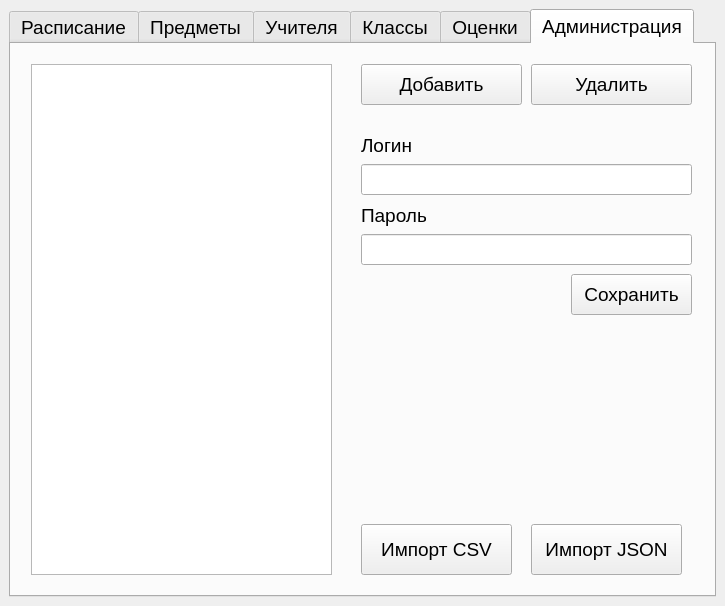
<?xml version="1.0" encoding="UTF-8"?>
<ui version="4.0">
 <class>timetable</class>
 <widget class="QMainWindow" name="timetable">
  <property name="geometry">
   <rect>
    <x>0</x>
    <y>0</y>
    <width>725</width>
    <height>606</height>
   </rect>
  </property>
  <property name="windowTitle">
   <string>MainWindow</string>
  </property>
  <widget class="QWidget" name="centralwidget">
   <layout class="QGridLayout" name="gridLayout">
    <item row="0" column="0">
     <widget class="QTabWidget" name="tabWidget">
      <property name="font">
       <font>
        <pointsize>14</pointsize>
       </font>
      </property>
      <property name="styleSheet">
       <string notr="true"/>
      </property>
      <property name="currentIndex">
       <number>5</number>
      </property>
      <property name="documentMode">
       <bool>false</bool>
      </property>
      <property name="tabsClosable">
       <bool>false</bool>
      </property>
      <property name="movable">
       <bool>true</bool>
      </property>
      <property name="tabBarAutoHide">
       <bool>false</bool>
      </property>
      <widget class="QWidget" name="tab">
       <attribute name="title">
        <string>Расписание</string>
       </attribute>
       <widget class="QTableWidget" name="tableWidget">
        <property name="geometry">
         <rect>
          <x>20</x>
          <y>60</y>
          <width>661</width>
          <height>411</height>
         </rect>
        </property>
        <property name="font">
         <font>
          <family>MS Shell Dlg 2</family>
          <pointsize>14</pointsize>
         </font>
        </property>
        <property name="sortingEnabled">
         <bool>false</bool>
        </property>
       </widget>
       <widget class="QLabel" name="label">
        <property name="geometry">
         <rect>
          <x>20</x>
          <y>20</y>
          <width>50</width>
          <height>23</height>
         </rect>
        </property>
        <property name="font">
         <font>
          <pointsize>14</pointsize>
         </font>
        </property>
        <property name="text">
         <string>Класс</string>
        </property>
        <property name="alignment">
         <set>Qt::AlignRight|Qt::AlignTrailing|Qt::AlignVCenter</set>
        </property>
       </widget>
       <widget class="QComboBox" name="classes">
        <property name="geometry">
         <rect>
          <x>80</x>
          <y>20</y>
          <width>90</width>
          <height>29</height>
         </rect>
        </property>
        <property name="font">
         <font>
          <pointsize>14</pointsize>
         </font>
        </property>
       </widget>
       <widget class="QComboBox" name="week_days">
        <property name="geometry">
         <rect>
          <x>180</x>
          <y>20</y>
          <width>161</width>
          <height>31</height>
         </rect>
        </property>
        <property name="font">
         <font>
          <pointsize>14</pointsize>
         </font>
        </property>
        <item>
         <property name="text">
          <string>Понедельник</string>
         </property>
        </item>
        <item>
         <property name="text">
          <string>Вторник</string>
         </property>
        </item>
        <item>
         <property name="text">
          <string>Среда</string>
         </property>
        </item>
        <item>
         <property name="text">
          <string>Четверг</string>
         </property>
        </item>
        <item>
         <property name="text">
          <string>Пятница</string>
         </property>
        </item>
        <item>
         <property name="text">
          <string>Суббота</string>
         </property>
        </item>
       </widget>
       <widget class="QPushButton" name="apply_timetable">
        <property name="geometry">
         <rect>
          <x>430</x>
          <y>480</y>
          <width>251</width>
          <height>51</height>
         </rect>
        </property>
        <property name="font">
         <font>
          <pointsize>14</pointsize>
         </font>
        </property>
        <property name="text">
         <string>Сохранить</string>
        </property>
       </widget>
      </widget>
      <widget class="QWidget" name="tab_2">
       <attribute name="title">
        <string>Предметы</string>
       </attribute>
       <widget class="QComboBox" name="comboBox_5">
        <property name="geometry">
         <rect>
          <x>350</x>
          <y>390</y>
          <width>331</width>
          <height>29</height>
         </rect>
        </property>
       </widget>
       <widget class="QComboBox" name="comboBox_4">
        <property name="geometry">
         <rect>
          <x>350</x>
          <y>180</y>
          <width>141</width>
          <height>29</height>
         </rect>
        </property>
        <property name="autoFillBackground">
         <bool>false</bool>
        </property>
        <property name="editable">
         <bool>false</bool>
        </property>
        <item>
         <property name="text">
          <string>1</string>
         </property>
        </item>
        <item>
         <property name="text">
          <string>2</string>
         </property>
        </item>
        <item>
         <property name="text">
          <string>3</string>
         </property>
        </item>
        <item>
         <property name="text">
          <string>4</string>
         </property>
        </item>
        <item>
         <property name="text">
          <string>5</string>
         </property>
        </item>
        <item>
         <property name="text">
          <string>6</string>
         </property>
        </item>
        <item>
         <property name="text">
          <string>7</string>
         </property>
        </item>
        <item>
         <property name="text">
          <string>8</string>
         </property>
        </item>
        <item>
         <property name="text">
          <string>9</string>
         </property>
        </item>
        <item>
         <property name="text">
          <string>10</string>
         </property>
        </item>
        <item>
         <property name="text">
          <string>11</string>
         </property>
        </item>
       </widget>
       <widget class="QLabel" name="label_6">
        <property name="geometry">
         <rect>
          <x>490</x>
          <y>180</y>
          <width>41</width>
          <height>29</height>
         </rect>
        </property>
        <property name="font">
         <font>
          <pointsize>18</pointsize>
         </font>
        </property>
        <property name="text">
         <string> —</string>
        </property>
        <property name="alignment">
         <set>Qt::AlignCenter</set>
        </property>
       </widget>
       <widget class="QLabel" name="label_7">
        <property name="geometry">
         <rect>
          <x>350</x>
          <y>150</y>
          <width>159</width>
          <height>23</height>
         </rect>
        </property>
        <property name="text">
         <string>Классы</string>
        </property>
       </widget>
       <widget class="QLabel" name="label_11">
        <property name="geometry">
         <rect>
          <x>350</x>
          <y>80</y>
          <width>84</width>
          <height>23</height>
         </rect>
        </property>
        <property name="text">
         <string>Название</string>
        </property>
       </widget>
       <widget class="QListWidget" name="listWidget_3">
        <property name="geometry">
         <rect>
          <x>350</x>
          <y>250</y>
          <width>331</width>
          <height>131</height>
         </rect>
        </property>
       </widget>
       <widget class="QPushButton" name="pushButton_10">
        <property name="geometry">
         <rect>
          <x>350</x>
          <y>430</y>
          <width>161</width>
          <height>31</height>
         </rect>
        </property>
        <property name="text">
         <string>Добавить</string>
        </property>
       </widget>
       <widget class="QListWidget" name="listWidget">
        <property name="geometry">
         <rect>
          <x>20</x>
          <y>20</y>
          <width>301</width>
          <height>511</height>
         </rect>
        </property>
       </widget>
       <widget class="QPushButton" name="pushButton_11">
        <property name="geometry">
         <rect>
          <x>520</x>
          <y>430</y>
          <width>161</width>
          <height>31</height>
         </rect>
        </property>
        <property name="text">
         <string>Удалить</string>
        </property>
       </widget>
       <widget class="QPushButton" name="pushButton_12">
        <property name="geometry">
         <rect>
          <x>390</x>
          <y>480</y>
          <width>251</width>
          <height>51</height>
         </rect>
        </property>
        <property name="text">
         <string>Сохранить</string>
        </property>
       </widget>
       <widget class="QComboBox" name="comboBox_6">
        <property name="geometry">
         <rect>
          <x>540</x>
          <y>180</y>
          <width>141</width>
          <height>29</height>
         </rect>
        </property>
        <item>
         <property name="text">
          <string>1</string>
         </property>
        </item>
        <item>
         <property name="text">
          <string>2</string>
         </property>
        </item>
        <item>
         <property name="text">
          <string>3</string>
         </property>
        </item>
        <item>
         <property name="text">
          <string>4</string>
         </property>
        </item>
        <item>
         <property name="text">
          <string>5</string>
         </property>
        </item>
        <item>
         <property name="text">
          <string>6</string>
         </property>
        </item>
        <item>
         <property name="text">
          <string>7</string>
         </property>
        </item>
        <item>
         <property name="text">
          <string>8</string>
         </property>
        </item>
        <item>
         <property name="text">
          <string>9</string>
         </property>
        </item>
        <item>
         <property name="text">
          <string>10</string>
         </property>
        </item>
        <item>
         <property name="text">
          <string>11</string>
         </property>
        </item>
       </widget>
       <widget class="QLabel" name="label_3">
        <property name="geometry">
         <rect>
          <x>350</x>
          <y>220</y>
          <width>72</width>
          <height>23</height>
         </rect>
        </property>
        <property name="text">
         <string>Учителя</string>
        </property>
       </widget>
       <widget class="QPushButton" name="pushButton_3">
        <property name="geometry">
         <rect>
          <x>520</x>
          <y>20</y>
          <width>161</width>
          <height>41</height>
         </rect>
        </property>
        <property name="text">
         <string>Удалить</string>
        </property>
       </widget>
       <widget class="QLineEdit" name="lineEdit_4">
        <property name="geometry">
         <rect>
          <x>350</x>
          <y>110</y>
          <width>331</width>
          <height>29</height>
         </rect>
        </property>
       </widget>
       <widget class="QPushButton" name="pushButton">
        <property name="geometry">
         <rect>
          <x>350</x>
          <y>20</y>
          <width>161</width>
          <height>41</height>
         </rect>
        </property>
        <property name="font">
         <font>
          <pointsize>14</pointsize>
         </font>
        </property>
        <property name="styleSheet">
         <string notr="true"/>
        </property>
        <property name="text">
         <string>Добавить</string>
        </property>
        <property name="checkable">
         <bool>false</bool>
        </property>
        <property name="checked">
         <bool>false</bool>
        </property>
       </widget>
      </widget>
      <widget class="QWidget" name="tab_5">
       <attribute name="title">
        <string>Учителя</string>
       </attribute>
       <widget class="QLabel" name="label_10">
        <property name="geometry">
         <rect>
          <x>9</x>
          <y>9</y>
          <width>16</width>
          <height>23</height>
         </rect>
        </property>
        <property name="text">
         <string/>
        </property>
       </widget>
       <widget class="QListWidget" name="listWidget_4">
        <property name="geometry">
         <rect>
          <x>350</x>
          <y>250</y>
          <width>331</width>
          <height>131</height>
         </rect>
        </property>
       </widget>
       <widget class="QPushButton" name="pushButton_13">
        <property name="geometry">
         <rect>
          <x>390</x>
          <y>480</y>
          <width>251</width>
          <height>51</height>
         </rect>
        </property>
        <property name="text">
         <string>Сохранить</string>
        </property>
       </widget>
       <widget class="QLabel" name="label_8">
        <property name="geometry">
         <rect>
          <x>350</x>
          <y>150</y>
          <width>159</width>
          <height>23</height>
         </rect>
        </property>
        <property name="text">
         <string>Опыт</string>
        </property>
       </widget>
       <widget class="QPushButton" name="pushButton_4">
        <property name="geometry">
         <rect>
          <x>520</x>
          <y>20</y>
          <width>161</width>
          <height>41</height>
         </rect>
        </property>
        <property name="text">
         <string>Удалить</string>
        </property>
       </widget>
       <widget class="QComboBox" name="comboBox_7">
        <property name="geometry">
         <rect>
          <x>350</x>
          <y>390</y>
          <width>331</width>
          <height>29</height>
         </rect>
        </property>
       </widget>
       <widget class="QLabel" name="label_12">
        <property name="geometry">
         <rect>
          <x>350</x>
          <y>80</y>
          <width>84</width>
          <height>23</height>
         </rect>
        </property>
        <property name="text">
         <string>Имя</string>
        </property>
       </widget>
       <widget class="QPushButton" name="pushButton_14">
        <property name="geometry">
         <rect>
          <x>350</x>
          <y>430</y>
          <width>161</width>
          <height>31</height>
         </rect>
        </property>
        <property name="text">
         <string>Добавить</string>
        </property>
       </widget>
       <widget class="QLabel" name="label_4">
        <property name="geometry">
         <rect>
          <x>350</x>
          <y>220</y>
          <width>89</width>
          <height>23</height>
         </rect>
        </property>
        <property name="text">
         <string>Предметы</string>
        </property>
       </widget>
       <widget class="QPushButton" name="pushButton_2">
        <property name="geometry">
         <rect>
          <x>350</x>
          <y>20</y>
          <width>161</width>
          <height>41</height>
         </rect>
        </property>
        <property name="text">
         <string>Добавить</string>
        </property>
       </widget>
       <widget class="QLineEdit" name="lineEdit_5">
        <property name="geometry">
         <rect>
          <x>350</x>
          <y>110</y>
          <width>331</width>
          <height>29</height>
         </rect>
        </property>
       </widget>
       <widget class="QPushButton" name="pushButton_15">
        <property name="geometry">
         <rect>
          <x>520</x>
          <y>430</y>
          <width>161</width>
          <height>31</height>
         </rect>
        </property>
        <property name="text">
         <string>Удалить</string>
        </property>
       </widget>
       <widget class="QListWidget" name="listWidget_2">
        <property name="geometry">
         <rect>
          <x>20</x>
          <y>20</y>
          <width>301</width>
          <height>511</height>
         </rect>
        </property>
       </widget>
       <widget class="QSpinBox" name="spinBox">
        <property name="geometry">
         <rect>
          <x>350</x>
          <y>180</y>
          <width>91</width>
          <height>31</height>
         </rect>
        </property>
       </widget>
      </widget>
      <widget class="QWidget" name="tab_3">
       <attribute name="title">
        <string>Классы</string>
       </attribute>
       <widget class="QPushButton" name="pushButton_17">
        <property name="geometry">
         <rect>
          <x>390</x>
          <y>480</y>
          <width>251</width>
          <height>51</height>
         </rect>
        </property>
        <property name="text">
         <string>Сохранить</string>
        </property>
       </widget>
       <widget class="QPushButton" name="pushButton_5">
        <property name="geometry">
         <rect>
          <x>350</x>
          <y>20</y>
          <width>161</width>
          <height>41</height>
         </rect>
        </property>
        <property name="font">
         <font>
          <pointsize>14</pointsize>
         </font>
        </property>
        <property name="styleSheet">
         <string notr="true"/>
        </property>
        <property name="text">
         <string>Добавить</string>
        </property>
        <property name="checkable">
         <bool>false</bool>
        </property>
        <property name="checked">
         <bool>false</bool>
        </property>
       </widget>
       <widget class="QPushButton" name="pushButton_6">
        <property name="geometry">
         <rect>
          <x>520</x>
          <y>20</y>
          <width>161</width>
          <height>41</height>
         </rect>
        </property>
        <property name="text">
         <string>Удалить</string>
        </property>
       </widget>
       <widget class="QLabel" name="label_14">
        <property name="geometry">
         <rect>
          <x>350</x>
          <y>70</y>
          <width>84</width>
          <height>23</height>
         </rect>
        </property>
        <property name="text">
         <string>Класс</string>
        </property>
       </widget>
       <widget class="QLabel" name="label_15">
        <property name="geometry">
         <rect>
          <x>520</x>
          <y>70</y>
          <width>84</width>
          <height>23</height>
         </rect>
        </property>
        <property name="text">
         <string>Буква</string>
        </property>
       </widget>
       <widget class="QComboBox" name="comboBox">
        <property name="geometry">
         <rect>
          <x>520</x>
          <y>100</y>
          <width>161</width>
          <height>31</height>
         </rect>
        </property>
       </widget>
       <widget class="QComboBox" name="comboBox_2">
        <property name="geometry">
         <rect>
          <x>350</x>
          <y>100</y>
          <width>161</width>
          <height>31</height>
         </rect>
        </property>
       </widget>
       <widget class="QLineEdit" name="lineEdit">
        <property name="geometry">
         <rect>
          <x>350</x>
          <y>350</y>
          <width>331</width>
          <height>31</height>
         </rect>
        </property>
        <property name="text">
         <string/>
        </property>
        <property name="placeholderText">
         <string>ФИО</string>
        </property>
       </widget>
       <widget class="QLabel" name="label_2">
        <property name="geometry">
         <rect>
          <x>350</x>
          <y>220</y>
          <width>47</width>
          <height>13</height>
         </rect>
        </property>
        <property name="text">
         <string/>
        </property>
       </widget>
       <widget class="QListWidget" name="listWidget_6">
        <property name="geometry">
         <rect>
          <x>20</x>
          <y>20</y>
          <width>301</width>
          <height>511</height>
         </rect>
        </property>
        <property name="viewMode">
         <enum>QListView::ListMode</enum>
        </property>
       </widget>
       <widget class="QGroupBox" name="groupBox">
        <property name="geometry">
         <rect>
          <x>340</x>
          <y>140</y>
          <width>351</width>
          <height>331</height>
         </rect>
        </property>
        <property name="font">
         <font>
          <pointsize>12</pointsize>
         </font>
        </property>
        <property name="title">
         <string>Ученики</string>
        </property>
        <widget class="QComboBox" name="comboBox_8">
         <property name="geometry">
          <rect>
           <x>10</x>
           <y>250</y>
           <width>161</width>
           <height>31</height>
          </rect>
         </property>
        </widget>
        <widget class="QComboBox" name="comboBox_3">
         <property name="geometry">
          <rect>
           <x>180</x>
           <y>250</y>
           <width>161</width>
           <height>31</height>
          </rect>
         </property>
         <item>
          <property name="text">
           <string>M</string>
          </property>
         </item>
         <item>
          <property name="text">
           <string>Ж</string>
          </property>
         </item>
        </widget>
        <widget class="QListWidget" name="listWidget_5">
         <property name="geometry">
          <rect>
           <x>10</x>
           <y>20</y>
           <width>331</width>
           <height>181</height>
          </rect>
         </property>
        </widget>
        <widget class="QPushButton" name="pushButton_16">
         <property name="geometry">
          <rect>
           <x>184</x>
           <y>290</y>
           <width>157</width>
           <height>31</height>
          </rect>
         </property>
         <property name="text">
          <string>Сохранить</string>
         </property>
        </widget>
        <widget class="QPushButton" name="pushButton_20">
         <property name="geometry">
          <rect>
           <x>10</x>
           <y>290</y>
           <width>81</width>
           <height>31</height>
          </rect>
         </property>
         <property name="text">
          <string>Добавить</string>
         </property>
        </widget>
        <widget class="QPushButton" name="pushButton_18">
         <property name="geometry">
          <rect>
           <x>100</x>
           <y>290</y>
           <width>75</width>
           <height>31</height>
          </rect>
         </property>
         <property name="text">
          <string>Удалить</string>
         </property>
        </widget>
       </widget>
       <zorder>groupBox</zorder>
       <zorder>pushButton_17</zorder>
       <zorder>pushButton_5</zorder>
       <zorder>pushButton_6</zorder>
       <zorder>label_14</zorder>
       <zorder>label_15</zorder>
       <zorder>comboBox</zorder>
       <zorder>comboBox_2</zorder>
       <zorder>lineEdit</zorder>
       <zorder>label_2</zorder>
       <zorder>listWidget_6</zorder>
      </widget>
      <widget class="QWidget" name="tab_4">
       <attribute name="title">
        <string>Оценки</string>
       </attribute>
       <widget class="QDateEdit" name="dateEdit">
        <property name="geometry">
         <rect>
          <x>40</x>
          <y>490</y>
          <width>131</width>
          <height>41</height>
         </rect>
        </property>
        <property name="displayFormat">
         <string>yyyy-MM-dd</string>
        </property>
        <property name="date">
         <date>
          <year>2020</year>
          <month>9</month>
          <day>1</day>
         </date>
        </property>
       </widget>
       <widget class="QTableWidget" name="tableWidget_2">
        <property name="geometry">
         <rect>
          <x>20</x>
          <y>20</y>
          <width>661</width>
          <height>411</height>
         </rect>
        </property>
        <property name="alternatingRowColors">
         <bool>true</bool>
        </property>
        <property name="verticalScrollMode">
         <enum>QAbstractItemView::ScrollPerPixel</enum>
        </property>
        <property name="wordWrap">
         <bool>true</bool>
        </property>
       </widget>
       <widget class="QPushButton" name="pushButton_7">
        <property name="geometry">
         <rect>
          <x>520</x>
          <y>490</y>
          <width>161</width>
          <height>41</height>
         </rect>
        </property>
        <property name="text">
         <string>Сохранить</string>
        </property>
       </widget>
       <widget class="QDateEdit" name="dateEdit_2">
        <property name="geometry">
         <rect>
          <x>210</x>
          <y>490</y>
          <width>131</width>
          <height>41</height>
         </rect>
        </property>
        <property name="displayFormat">
         <string>yyyy-MM-dd</string>
        </property>
        <property name="date">
         <date>
          <year>2020</year>
          <month>10</month>
          <day>1</day>
         </date>
        </property>
       </widget>
       <widget class="QLabel" name="label_5">
        <property name="geometry">
         <rect>
          <x>20</x>
          <y>450</y>
          <width>161</width>
          <height>23</height>
         </rect>
        </property>
        <property name="text">
         <string>Просмотр оценок</string>
        </property>
       </widget>
       <widget class="QLabel" name="label_9">
        <property name="geometry">
         <rect>
          <x>20</x>
          <y>500</y>
          <width>21</width>
          <height>23</height>
         </rect>
        </property>
        <property name="text">
         <string>С</string>
        </property>
       </widget>
       <widget class="QLabel" name="label_13">
        <property name="geometry">
         <rect>
          <x>180</x>
          <y>500</y>
          <width>23</width>
          <height>23</height>
         </rect>
        </property>
        <property name="text">
         <string>по</string>
        </property>
       </widget>
       <widget class="QPushButton" name="pushButton_8">
        <property name="geometry">
         <rect>
          <x>350</x>
          <y>490</y>
          <width>161</width>
          <height>41</height>
         </rect>
        </property>
        <property name="text">
         <string>Скрыть пустые</string>
        </property>
        <property name="checkable">
         <bool>false</bool>
        </property>
       </widget>
       <widget class="QComboBox" name="comboBox_9">
        <property name="geometry">
         <rect>
          <x>620</x>
          <y>450</y>
          <width>61</width>
          <height>31</height>
         </rect>
        </property>
       </widget>
       <widget class="QComboBox" name="comboBox_10">
        <property name="geometry">
         <rect>
          <x>350</x>
          <y>450</y>
          <width>201</width>
          <height>31</height>
         </rect>
        </property>
       </widget>
       <widget class="QLabel" name="label_16">
        <property name="geometry">
         <rect>
          <x>560</x>
          <y>450</y>
          <width>61</width>
          <height>31</height>
         </rect>
        </property>
        <property name="text">
         <string>Класс</string>
        </property>
       </widget>
      </widget>
      <widget class="QWidget" name="tab_6">
       <attribute name="title">
        <string>Администрация</string>
       </attribute>
       <widget class="QPushButton" name="pushButton_9">
        <property name="geometry">
         <rect>
          <x>520</x>
          <y>20</y>
          <width>161</width>
          <height>41</height>
         </rect>
        </property>
        <property name="text">
         <string>Удалить</string>
        </property>
       </widget>
       <widget class="QListWidget" name="listWidget_7">
        <property name="geometry">
         <rect>
          <x>20</x>
          <y>20</y>
          <width>301</width>
          <height>511</height>
         </rect>
        </property>
       </widget>
       <widget class="QPushButton" name="pushButton_21">
        <property name="geometry">
         <rect>
          <x>350</x>
          <y>20</y>
          <width>161</width>
          <height>41</height>
         </rect>
        </property>
        <property name="text">
         <string>Добавить</string>
        </property>
       </widget>
       <widget class="QLineEdit" name="lineEdit_2">
        <property name="geometry">
         <rect>
          <x>350</x>
          <y>120</y>
          <width>331</width>
          <height>31</height>
         </rect>
        </property>
       </widget>
       <widget class="QLabel" name="label_17">
        <property name="geometry">
         <rect>
          <x>350</x>
          <y>90</y>
          <width>53</width>
          <height>23</height>
         </rect>
        </property>
        <property name="text">
         <string>Логин</string>
        </property>
       </widget>
       <widget class="QLabel" name="label_18">
        <property name="geometry">
         <rect>
          <x>350</x>
          <y>160</y>
          <width>65</width>
          <height>23</height>
         </rect>
        </property>
        <property name="text">
         <string>Пароль</string>
        </property>
       </widget>
       <widget class="QPushButton" name="importJSON">
        <property name="geometry">
         <rect>
          <x>520</x>
          <y>480</y>
          <width>151</width>
          <height>51</height>
         </rect>
        </property>
        <property name="font">
         <font>
          <pointsize>14</pointsize>
         </font>
        </property>
        <property name="text">
         <string>Импорт JSON</string>
        </property>
       </widget>
       <widget class="QPushButton" name="importCSV">
        <property name="geometry">
         <rect>
          <x>350</x>
          <y>480</y>
          <width>151</width>
          <height>51</height>
         </rect>
        </property>
        <property name="font">
         <font>
          <pointsize>14</pointsize>
         </font>
        </property>
        <property name="text">
         <string>Импорт CSV</string>
        </property>
       </widget>
       <widget class="QLineEdit" name="lineEdit_6">
        <property name="geometry">
         <rect>
          <x>350</x>
          <y>190</y>
          <width>331</width>
          <height>31</height>
         </rect>
        </property>
       </widget>
       <widget class="QPushButton" name="pushButton_22">
        <property name="geometry">
         <rect>
          <x>560</x>
          <y>230</y>
          <width>121</width>
          <height>41</height>
         </rect>
        </property>
        <property name="text">
         <string>Сохранить</string>
        </property>
       </widget>
      </widget>
     </widget>
    </item>
   </layout>
  </widget>
 </widget>
 <resources/>
 <connections/>
</ui>
